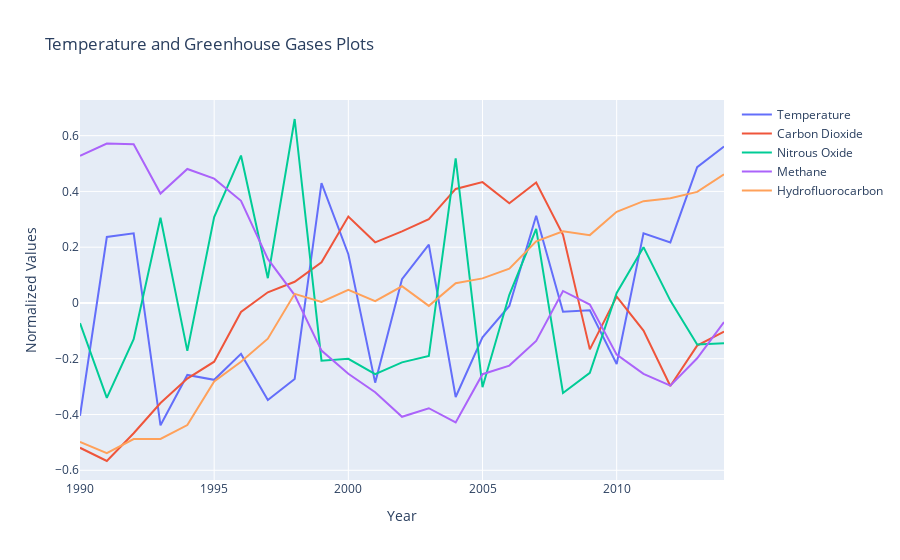

Notebook code for this chart:
### Code cell
trace0 = go.Scatter(
    x = part3_norm.index,
    y = part3_norm['temp'],
    mode = 'lines',
    name = 'Temperature'
)

trace1 = go.Scatter(
    x = part3_norm.index,
    y = part3_norm['co2'],
    mode = 'lines',
    name = 'Carbon Dioxide'
)

trace2 = go.Scatter(
    x = part3_norm.index,
    y = part3_norm['n2o'],
    mode = 'lines',
    name = 'Nitrous Oxide'
)

trace3 = go.Scatter(
    x = part3_norm.index,
    y = part3_norm['methane'],
    mode = 'lines',
    name = 'Methane'
)

trace4 = go.Scatter(
    x = part3_norm.index,
    y = part3_norm['hcfc'],
    mode = 'lines',
    name = 'Hydrofluorocarbon'
)


layout = go.Layout(
    title='Temperature and Greenhouse Gases Plots',
    xaxis=dict(
        title='Year',
    ),
    yaxis=dict(
        title='Normalized Values',
    )
)

data = [trace0,trace1,trace2,trace3,trace4]
fig = go.Figure(data=data, layout=layout)
iplot(fig)

### Figure 1 — Plotly figure (JSON) as saved in the notebook; plotly's stock layout.template omitted (floating-point values rounded to 4 significant figures)
{"data": [{"mode": "lines", "name": "Temperature", "type": "scatter", "x": [1990, 1991, 1992, 1993, 1994, 1995, 1996, 1997, 1998, 1999, 2000, 2001, 2002, 2003, 2004, 2005, 2006, 2007, 2008, 2009, 2010, 2011, 2012, 2013, 2014], "y": [-0.4045, 0.2366, 0.25, -0.4387, -0.258, -0.2756, -0.1826, -0.3483, -0.2724, 0.4301, 0.1748, -0.2858, 0.08547, 0.2094, -0.3371, -0.1235, -0.01085, 0.3125, -0.03172, -0.02619, -0.2191, 0.2501, 0.2172, 0.487, 0.5613]}, {"mode": "lines", "name": "Carbon Dioxide", "type": "scatter", "x": [1990, 1991, 1992, 1993, 1994, 1995, 1996, 1997, 1998, 1999, 2000, 2001, 2002, 2003, 2004, 2005, 2006, 2007, 2008, 2009, 2010, 2011, 2012, 2013, 2014], "y": [-0.5192, -0.5667, -0.4671, -0.3588, -0.2712, -0.2106, -0.03238, 0.03841, 0.07591, 0.1462, 0.3101, 0.2175, 0.2565, 0.3005, 0.4089, 0.4333, 0.3574, 0.4323, 0.2447, -0.1664, 0.02306, -0.09912, -0.2979, -0.153, -0.1024]}, {"mode": "lines", "name": "Nitrous Oxide", "type": "scatter", "x": [1990, 1991, 1992, 1993, 1994, 1995, 1996, 1997, 1998, 1999, 2000, 2001, 2002, 2003, 2004, 2005, 2006, 2007, 2008, 2009, 2010, 2011, 2012, 2013, 2014], "y": [-0.07239, -0.3403, -0.13, 0.3057, -0.1717, 0.3078, 0.5287, 0.08888, 0.6597, -0.207, -0.2003, -0.2552, -0.213, -0.1903, 0.5189, -0.3022, 0.02924, 0.2655, -0.3227, -0.2506, 0.03581, 0.2002, 0.008571, -0.1486, -0.1446]}, {"mode": "lines", "name": "Methane", "type": "scatter", "x": [1990, 1991, 1992, 1993, 1994, 1995, 1996, 1997, 1998, 1999, 2000, 2001, 2002, 2003, 2004, 2005, 2006, 2007, 2008, 2009, 2010, 2011, 2012, 2013, 2014], "y": [0.5277, 0.5718, 0.5695, 0.3924, 0.4805, 0.4458, 0.3662, 0.158, 0.02828, -0.1708, -0.2537, -0.3202, -0.4082, -0.3774, -0.4282, -0.2554, -0.2245, -0.1359, 0.04309, -0.005851, -0.1853, -0.2544, -0.2963, -0.1983, -0.06864]}, {"mode": "lines", "name": "Hydrofluorocarbon", "type": "scatter", "x": [1990, 1991, 1992, 1993, 1994, 1995, 1996, 1997, 1998, 1999, 2000, 2001, 2002, 2003, 2004, 2005, 2006, 2007, 2008, 2009, 2010, 2011, 2012, 2013, 2014], "y": [-0.4979, -0.5383, -0.4881, -0.4874, -0.4377, -0.2818, -0.2108, -0.1279, 0.03283, 0.003794, 0.04703, 0.006402, 0.05987, -0.01038, 0.07098, 0.08817, 0.1228, 0.2211, 0.2568, 0.2433, 0.3267, 0.3652, 0.3753, 0.3984, 0.4617]}], "layout": {"title": {"text": "Temperature and Greenhouse Gases Plots"}, "xaxis": {"title": {"text": "Year"}}, "yaxis": {"title": {"text": "Normalized Values"}}}}
